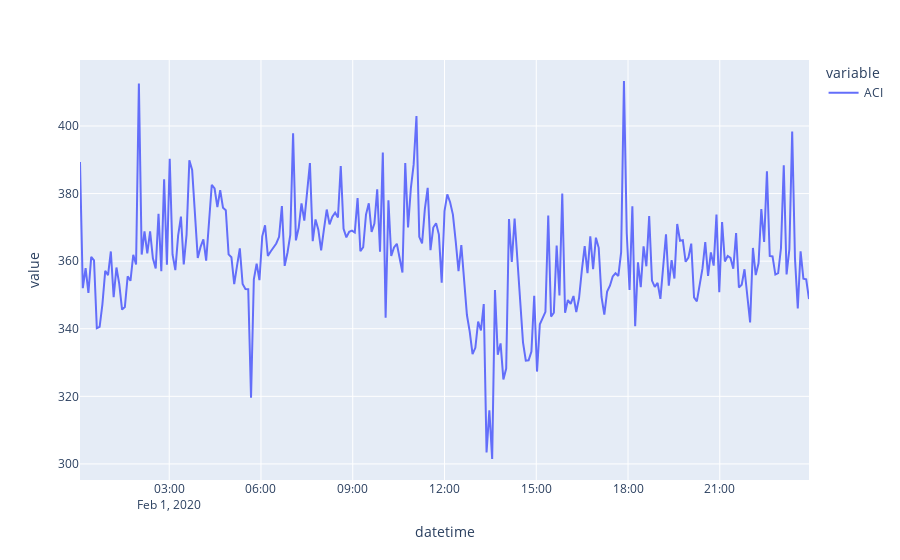

The code cell stored with this chart in its notebook:
### Code cell
# Sample plot
fig = px.line(df, x="datetime", y=["ACI"])
fig.show()

### Figure 1 — Plotly figure (JSON) as saved in the notebook; plotly's stock layout.template omitted (floating-point values rounded to 4 significant figures; data arrays with more than 128 entries replaced by an {"elided": "..."} marker saying what was removed)
{"data": [{"hovertemplate": "variable=ACI<br>datetime=%{x}<br>value=%{y}<extra></extra>", "legendgroup": "ACI", "line": {"color": "#636efa", "dash": "solid"}, "marker": {"symbol": "circle"}, "mode": "lines", "name": "ACI", "orientation": "v", "showlegend": true, "type": "scatter", "x": {"elided": "261 str values"}, "xaxis": "x", "y": {"elided": "261 float values"}, "yaxis": "y"}], "layout": {"autosize": true, "legend": {"title": {"text": "variable"}, "tracegroupgap": 0}, "margin": {"t": 60}, "xaxis": {"anchor": "y", "autorange": true, "domain": [0, 1], "range": ["2020-02-01 00:05", "2020-02-01 23:55"], "title": {"text": "datetime"}, "type": "date"}, "yaxis": {"anchor": "x", "autorange": true, "domain": [0, 1], "range": [295.2, 419.5], "title": {"text": "value"}, "type": "linear"}}}
